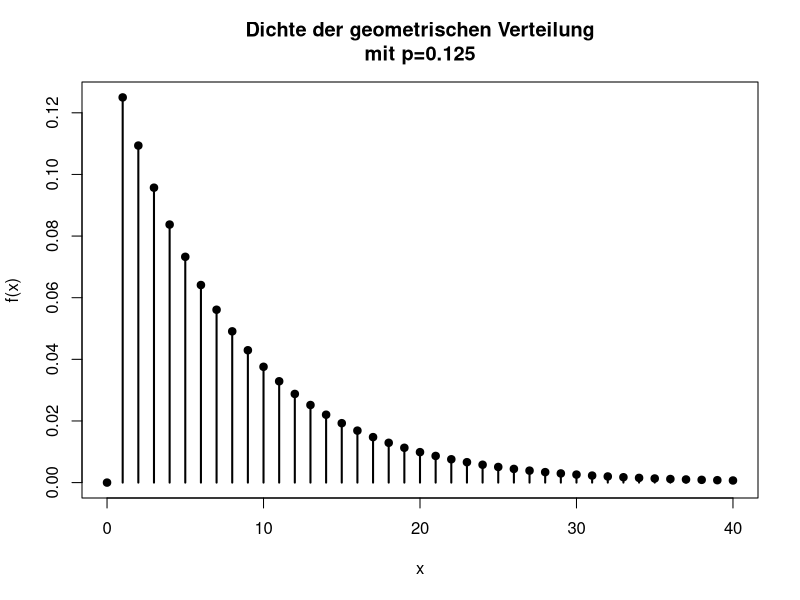
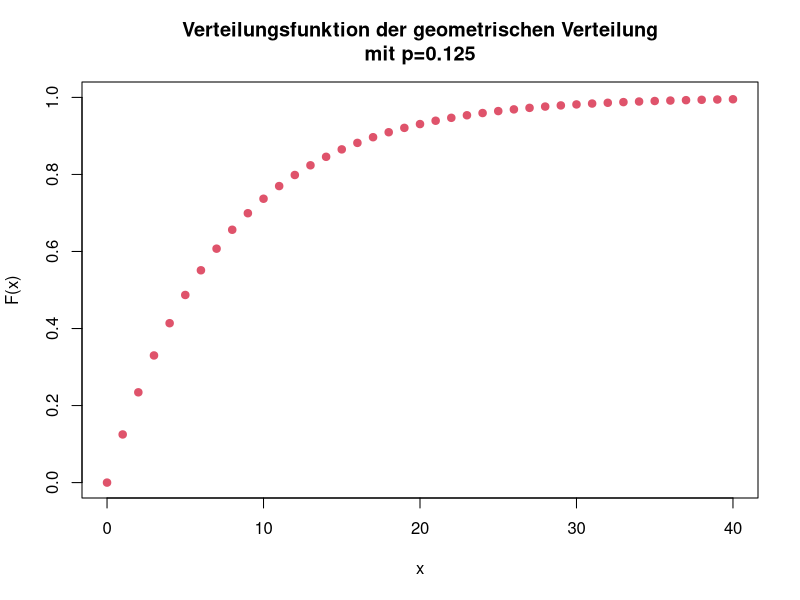

Source code (R) for these figures, in order:
## ---- chunk 1
p <- 1/8
x <- 0:40

plot(x, dgeom(x-1, p), pch=19, col=1, main=paste0("Dichte der geometrischen Verteilung\nmit p=",p), xlab="x", ylab="f(x)")
for(xi in x){
    lines(c(xi, xi), c(0, dgeom(xi-1, p)), lwd=2, col=1)
}
## ---- chunk 2
plot(x, pgeom(x-1, p), pch=19, col=2, main=paste0("Verteilungsfunktion der geometrischen Verteilung\nmit p=",p), xlab="x", ylab="F(x)", ylim=c(0,1))
